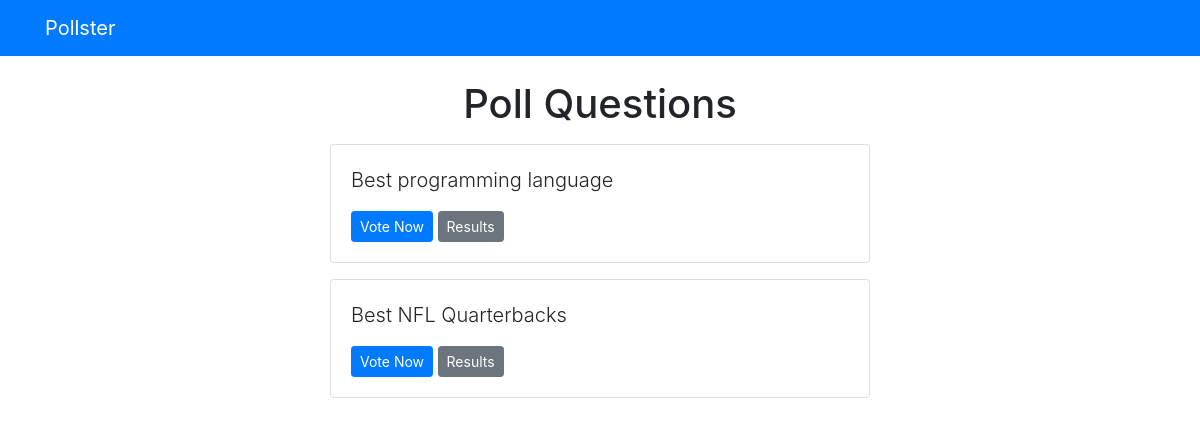
Screenshot of /polls/ with the database file from the repository.
### polls/models.py (models this page shows, shortened)
class Question(models.Model):
    question_text = models.CharField(max_length=200)
    pub_date = models.DateTimeField('date published')

### polls/views.py (the view)
# urls.py: path('', views.index, name='index'),
def index(request):
    latest_question_list = Question.objects.order_by('-pub_date')[:5]
    context = {'latest_question_list': latest_question_list}
    return render(request, 'polls/index.html', context)

### templates/polls/index.html
{% extends 'base.html' %}
{% block content %}
  <h1 class="text-center mb-3">Poll Questions</h1>
  {% if latest_question_list %}
    {% for question in latest_question_list %}
      <div class="card mb-3">
        <div class="card-body">
          <p class="lead">{{ question.question_text }}</p>
          <a href="{% url 'polls:detail' question.id %}" class="btn btn-primary btn-sm">Vote Now</a>
          <a href="{% url 'polls:results' question.id %}" class="btn btn-secondary btn-sm">Results</a>
        </div>
      </div>
    {% endfor %}
  {% else %}
    <p>No polls available</p>
  {% endif %}
{% endblock %}

### rows the page displays
Question: question_text "Best programming language"
Question: question_text "Best NFL Quarterbacks"
